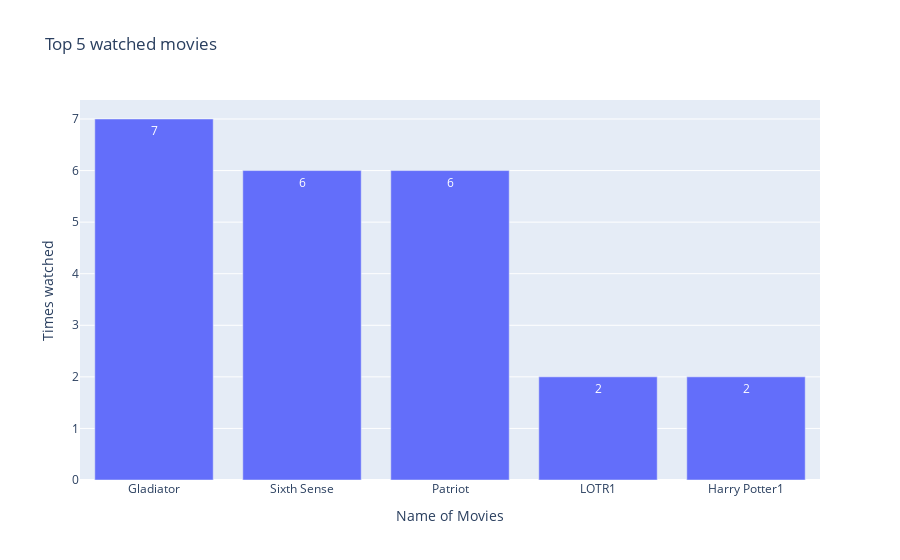

Notebook cell for this chart:
### Code cell
# 'Gladiator' is the most watched movie in the Hall

# list of top 5 watched movies

top_5_df=new_df.sum().sort_values(ascending=False)[:5]
fig=go.Figure(go.Bar(x=top_5_df.index,y=top_5_df.values,text=top_5_df.values,textposition='auto'))
fig.update_layout(autosize=False,title_text='Top 5 watched movies',xaxis=dict(title='Name of Movies'),yaxis=dict(title='Times watched'))

### Figure 1 — Plotly figure (JSON) as saved in the notebook; plotly's stock layout.template omitted (floating-point values rounded to 4 significant figures)
{"data": [{"text": [7, 6, 6, 2, 2], "textposition": "auto", "type": "bar", "x": ["Gladiator", "Sixth Sense", "Patriot", "LOTR1", "Harry Potter1"], "y": [7, 6, 6, 2, 2]}], "layout": {"autosize": false, "title": {"text": "Top 5 watched movies"}, "xaxis": {"title": {"text": "Name of Movies"}}, "yaxis": {"title": {"text": "Times watched"}}}}
